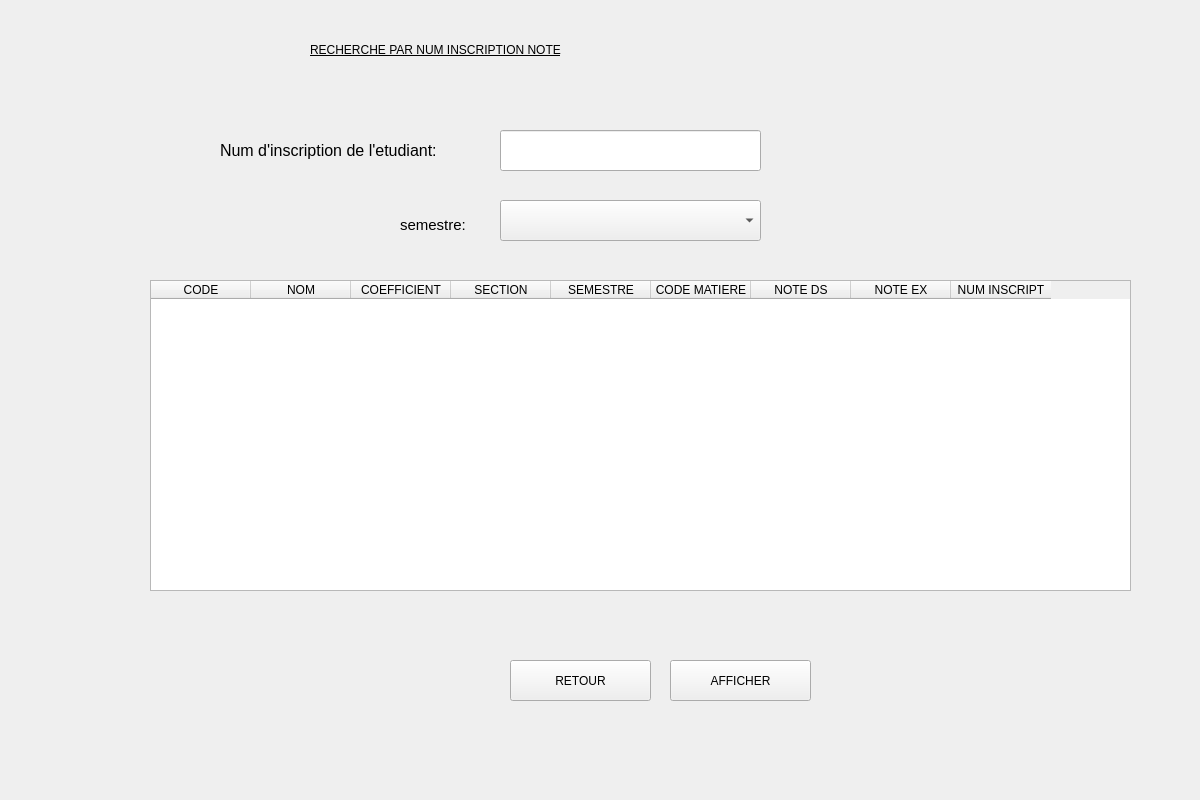
<?xml version="1.0" encoding="UTF-8"?>
<ui version="4.0">
 <class>Form</class>
 <widget class="QWidget" name="Form">
  <property name="geometry">
   <rect>
    <x>0</x>
    <y>0</y>
    <width>1200</width>
    <height>800</height>
   </rect>
  </property>
  <property name="windowTitle">
   <string>Form</string>
  </property>
  <widget class="QPushButton" name="afficher">
   <property name="geometry">
    <rect>
     <x>670</x>
     <y>660</y>
     <width>141</width>
     <height>41</height>
    </rect>
   </property>
   <property name="styleSheet">
    <string notr="true">font: 12pt &quot;MS Shell Dlg 2&quot;;</string>
   </property>
   <property name="text">
    <string>AFFICHER</string>
   </property>
  </widget>
  <widget class="QLabel" name="label">
   <property name="geometry">
    <rect>
     <x>310</x>
     <y>10</y>
     <width>751</width>
     <height>81</height>
    </rect>
   </property>
   <property name="styleSheet">
    <string notr="true">font: 63 18pt &quot;Open Sans Semibold&quot;;</string>
   </property>
   <property name="text">
    <string>&lt;html&gt;&lt;head/&gt;&lt;body&gt;&lt;p&gt;&lt;span style=&quot; text-decoration: underline; color:#000000;&quot;&gt;RECHERCHE PAR NUM INSCRIPTION NOTE&lt;/span&gt;&lt;/p&gt;&lt;/body&gt;&lt;/html&gt;</string>
   </property>
  </widget>
  <widget class="QPushButton" name="ok">
   <property name="geometry">
    <rect>
     <x>510</x>
     <y>660</y>
     <width>141</width>
     <height>41</height>
    </rect>
   </property>
   <property name="styleSheet">
    <string notr="true">font: 12pt &quot;MS Shell Dlg 2&quot;;</string>
   </property>
   <property name="text">
    <string>RETOUR</string>
   </property>
  </widget>
  <widget class="QLabel" name="num">
   <property name="geometry">
    <rect>
     <x>510</x>
     <y>180</y>
     <width>221</width>
     <height>21</height>
    </rect>
   </property>
   <property name="text">
    <string/>
   </property>
  </widget>
  <widget class="QLabel" name="semestre_2">
   <property name="geometry">
    <rect>
     <x>370</x>
     <y>230</y>
     <width>251</width>
     <height>21</height>
    </rect>
   </property>
   <property name="text">
    <string/>
   </property>
  </widget>
  <widget class="QLabel" name="num_inscription4">
   <property name="geometry">
    <rect>
     <x>220</x>
     <y>110</y>
     <width>281</width>
     <height>81</height>
    </rect>
   </property>
   <property name="styleSheet">
    <string notr="true"/>
   </property>
   <property name="text">
    <string>&lt;html&gt;&lt;head/&gt;&lt;body&gt;&lt;p&gt;&lt;span style=&quot; font-size:12pt; color:#000000;&quot;&gt;Num d'inscription de l'etudiant:&lt;/span&gt;&lt;/p&gt;&lt;/body&gt;&lt;/html&gt;</string>
   </property>
  </widget>
  <widget class="QLineEdit" name="num_inscription">
   <property name="geometry">
    <rect>
     <x>500</x>
     <y>130</y>
     <width>261</width>
     <height>41</height>
    </rect>
   </property>
   <property name="styleSheet">
    <string notr="true"/>
   </property>
  </widget>
  <widget class="QTableWidget" name="tableWidget">
   <property name="geometry">
    <rect>
     <x>150</x>
     <y>280</y>
     <width>981</width>
     <height>311</height>
    </rect>
   </property>
   <column>
    <property name="text">
     <string>CODE</string>
    </property>
   </column>
   <column>
    <property name="text">
     <string>NOM</string>
    </property>
   </column>
   <column>
    <property name="text">
     <string>COEFFICIENT</string>
    </property>
   </column>
   <column>
    <property name="text">
     <string>SECTION</string>
    </property>
   </column>
   <column>
    <property name="text">
     <string>SEMESTRE</string>
    </property>
   </column>
   <column>
    <property name="text">
     <string>CODE MATIERE</string>
    </property>
   </column>
   <column>
    <property name="text">
     <string>NOTE DS</string>
    </property>
   </column>
   <column>
    <property name="text">
     <string>NOTE EX</string>
    </property>
   </column>
   <column>
    <property name="text">
     <string>NUM INSCRIPT</string>
    </property>
   </column>
  </widget>
  <widget class="QLabel" name="label_6">
   <property name="geometry">
    <rect>
     <x>400</x>
     <y>210</y>
     <width>81</width>
     <height>31</height>
    </rect>
   </property>
   <property name="text">
    <string>&lt;html&gt;&lt;head/&gt;&lt;body&gt;&lt;p&gt;&lt;span style=&quot; font-size:11pt; color:#000000;&quot;&gt;semestre:&lt;/span&gt;&lt;/p&gt;&lt;/body&gt;&lt;/html&gt;</string>
   </property>
  </widget>
  <widget class="QComboBox" name="semestre">
   <property name="geometry">
    <rect>
     <x>500</x>
     <y>200</y>
     <width>261</width>
     <height>41</height>
    </rect>
   </property>
   <property name="styleSheet">
    <string notr="true"/>
   </property>
   <item>
    <property name="text">
     <string/>
    </property>
   </item>
   <item>
    <property name="text">
     <string>1</string>
    </property>
   </item>
   <item>
    <property name="text">
     <string>2</string>
    </property>
   </item>
  </widget>
  <widget class="QLabel" name="semestre_3">
   <property name="geometry">
    <rect>
     <x>510</x>
     <y>250</y>
     <width>251</width>
     <height>21</height>
    </rect>
   </property>
   <property name="text">
    <string/>
   </property>
  </widget>
  <widget class="QLabel" name="label_3">
   <property name="geometry">
    <rect>
     <x>-220</x>
     <y>-10</y>
     <width>1441</width>
     <height>881</height>
    </rect>
   </property>
   <property name="text">
    <string/>
   </property>
   <property name="pixmap">
    <pixmap>n1mtIpU.jpg</pixmap>
   </property>
   <property name="scaledContents">
    <bool>true</bool>
   </property>
  </widget>
  <widget class="QLabel" name="label_10">
   <property name="geometry">
    <rect>
     <x>1050</x>
     <y>30</y>
     <width>131</width>
     <height>141</height>
    </rect>
   </property>
   <property name="text">
    <string/>
   </property>
   <property name="pixmap">
    <pixmap>output-onlinepngtools.png</pixmap>
   </property>
   <property name="scaledContents">
    <bool>true</bool>
   </property>
  </widget>
  <zorder>label_3</zorder>
  <zorder>afficher</zorder>
  <zorder>label</zorder>
  <zorder>ok</zorder>
  <zorder>num</zorder>
  <zorder>semestre_2</zorder>
  <zorder>num_inscription4</zorder>
  <zorder>num_inscription</zorder>
  <zorder>tableWidget</zorder>
  <zorder>label_6</zorder>
  <zorder>semestre</zorder>
  <zorder>semestre_3</zorder>
  <zorder>label_10</zorder>
 </widget>
 <resources/>
 <connections/>
</ui>
